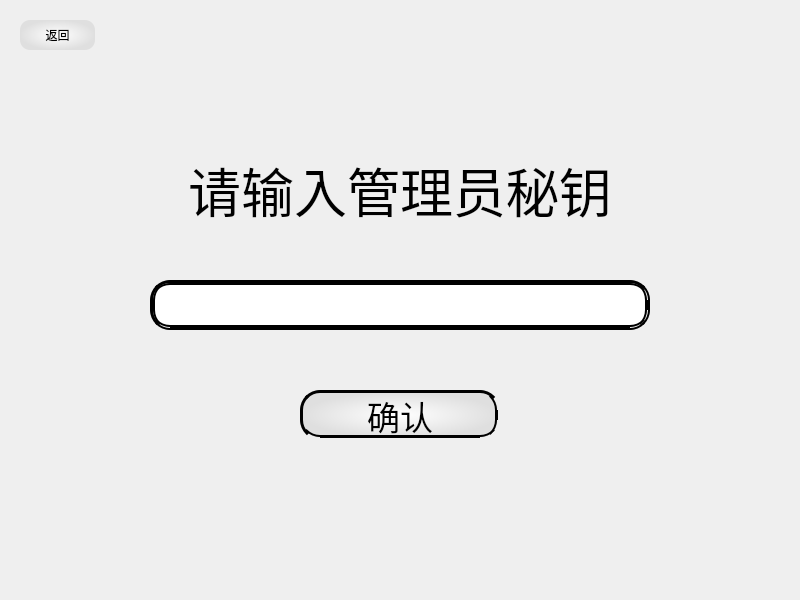
<?xml version="1.0" encoding="UTF-8"?>
<ui version="4.0">
 <class>config</class>
 <widget class="QWidget" name="config">
  <property name="geometry">
   <rect>
    <x>0</x>
    <y>0</y>
    <width>800</width>
    <height>600</height>
   </rect>
  </property>
  <property name="minimumSize">
   <size>
    <width>800</width>
    <height>600</height>
   </size>
  </property>
  <property name="maximumSize">
   <size>
    <width>800</width>
    <height>600</height>
   </size>
  </property>
  <property name="windowTitle">
   <string>成语竞猜-管理员秘钥登录</string>
  </property>
  <property name="windowIcon">
   <iconset resource="Image/Image.qrc">
    <normaloff>:/icon/LD.jpg</normaloff>:/icon/LD.jpg</iconset>
  </property>
  <property name="styleSheet">
   <string notr="true">QWidget{
	border-radius:20px;
	border-width: 5px;
}</string>
  </property>
  <widget class="QLabel" name="label">
   <property name="geometry">
    <rect>
     <x>100</x>
     <y>140</y>
     <width>600</width>
     <height>100</height>
    </rect>
   </property>
   <property name="font">
    <font>
     <pointsize>40</pointsize>
    </font>
   </property>
   <property name="layoutDirection">
    <enum>Qt::LeftToRight</enum>
   </property>
   <property name="frameShape">
    <enum>QFrame::NoFrame</enum>
   </property>
   <property name="frameShadow">
    <enum>QFrame::Plain</enum>
   </property>
   <property name="text">
    <string>请输入管理员秘钥</string>
   </property>
   <property name="alignment">
    <set>Qt::AlignCenter</set>
   </property>
   <property name="indent">
    <number>-1</number>
   </property>
  </widget>
  <widget class="QLineEdit" name="lineEdit">
   <property name="geometry">
    <rect>
     <x>150</x>
     <y>280</y>
     <width>500</width>
     <height>50</height>
    </rect>
   </property>
   <property name="font">
    <font>
     <pointsize>25</pointsize>
    </font>
   </property>
   <property name="styleSheet">
    <string notr="true">border-style :ridge;</string>
   </property>
   <property name="inputMask">
    <string/>
   </property>
   <property name="text">
    <string/>
   </property>
   <property name="echoMode">
    <enum>QLineEdit::Password</enum>
   </property>
  </widget>
  <widget class="QPushButton" name="confirm">
   <property name="geometry">
    <rect>
     <x>300</x>
     <y>390</y>
     <width>200</width>
     <height>50</height>
    </rect>
   </property>
   <property name="font">
    <font>
     <pointsize>25</pointsize>
    </font>
   </property>
   <property name="styleSheet">
    <string notr="true">QPushButton:hover
{

	background-color:qradialgradient(spread:pad, cx:0.5, cy:0.5, radius:0.5, fx:0.493818, fy:0.511, stop:0 rgba(255, 255, 255, 255), stop:1 rgba(221, 255, 253, 255))
}
QPushButton
{
	background-color:qradialgradient(spread:pad, cx:0.5, cy:0.5, radius:0.5, fx:0.494, fy:0.5, stop:0 rgba(255, 255, 255, 255), stop:1 rgba(223, 223, 223, 255));
	border-style :ridge;
}</string>
   </property>
   <property name="text">
    <string>确认</string>
   </property>
  </widget>
  <widget class="QPushButton" name="backBtn">
   <property name="geometry">
    <rect>
     <x>20</x>
     <y>20</y>
     <width>75</width>
     <height>30</height>
    </rect>
   </property>
   <property name="styleSheet">
    <string notr="true">QPushButton:hover
{

	background-color:qradialgradient(spread:pad, cx:0.5, cy:0.5, radius:0.5, fx:0.493818, fy:0.511, stop:0 rgba(255, 255, 255, 255), stop:1 rgba(221, 255, 253, 255))
}
QPushButton
{
	background-color:qradialgradient(spread:pad, cx:0.5, cy:0.5, radius:0.5, fx:0.494, fy:0.5, stop:0 rgba(255, 255, 255, 255), stop:1 rgba(223, 223, 223, 255));
	border-width: 5px;	
	border-radius:10px;
}</string>
   </property>
   <property name="text">
    <string>返回</string>
   </property>
  </widget>
 </widget>
 <resources>
  <include location="Image/Image.qrc"/>
 </resources>
 <connections/>
</ui>
